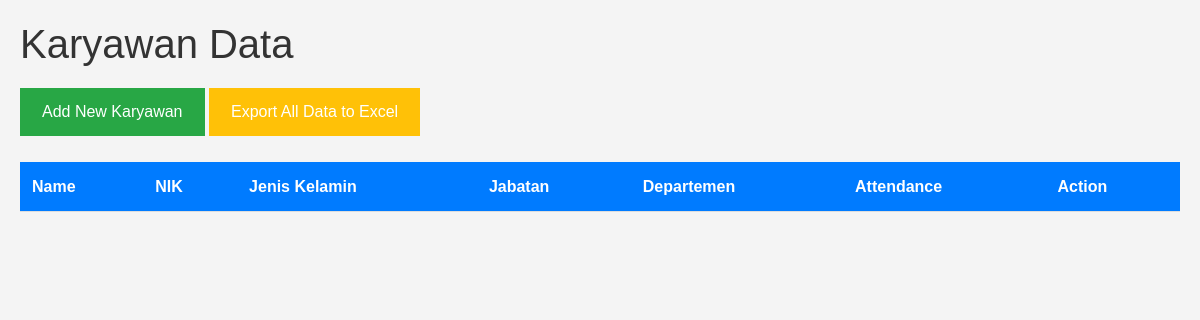
The page /karyawan on the database as committed earlier.
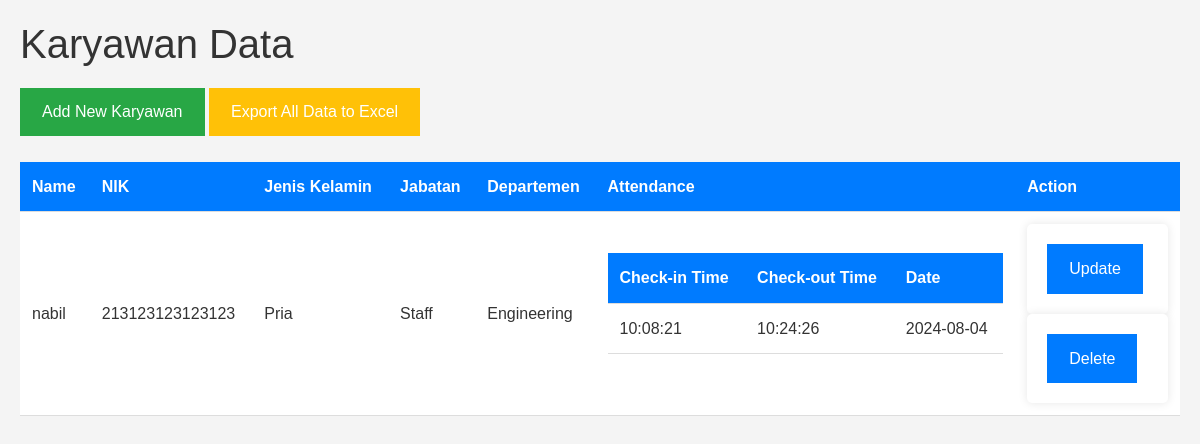
The same page on the database as committed later.
### tables this page shows
CREATE TABLE karyawan (
                id INTEGER PRIMARY KEY AUTOINCREMENT,
                name TEXT NOT NULL,
                nik TEXT NOT NULL,
                jenis_kelamin TEXT NOT NULL,
                jabatan TEXT NOT NULL,
                departemen TEXT NOT NULL
            );

### app.py (the view)
@app.route('/karyawan')
def karyawan():
    karyawan_conn = get_karyawan_db_connection()
    karyawan_data = karyawan_conn.execute('SELECT * FROM karyawan').fetchall()
    karyawan_conn.close()
    attendance_conn = get_attendance_db_connection()
    attendance_data = attendance_conn.execute('SELECT * FROM attendance').fetchall()
    attendance_conn.close()
    combined_data = []
    for karyawan in karyawan_data:
        attendances = [att for att in attendance_data if att['name'] == karyawan['name']]
        combined_data.append({
            'karyawan': karyawan,
            'attendances': attendances
        })
    return render_template('karyawan.html', combined_data=combined_data)

### app.py (called while the page is built)
def get_karyawan_db_connection():
    conn = sqlite3.connect('karyawan.db')
    conn.row_factory = sqlite3.Row
    return conn

def get_attendance_db_connection():
    conn = sqlite3.connect('attendance.db')
    conn.row_factory = sqlite3.Row
    return conn

### templates/karyawan.html (shortened to what this page needs)
<!DOCTYPE html>
<html lang="en">
<head>
    <link href="https://cdn.jsdelivr.net/npm/bootstrap@5.3.1/dist/css/bootstrap.min.css" rel="stylesheet">
</head>
<body>
    <h1>Karyawan Data</h1>
    <a href="{{ url_for('add_karyawan') }}" class="btn btn-add">Add New Karyawan</a>
    <a href="{{ url_for('export_all') }}" class="btn btn-export">Export All Data to Excel</a>
    <br><br>
    <table>
        <thead>
            <tr>
                <th>Name</th>
                <th>NIK</th>
                <th>Jenis Kelamin</th>
                <th>Jabatan</th>
                <th>Departemen</th>
                <th>Attendance</th>
                <th>Action</th>
            </tr>
        </thead>
        <tbody>
            {% for item in combined_data %}
            <tr>
                <td>{{ item.karyawan['name'] }}</td>
                <td>{{ item.karyawan['nik'] }}</td>
                <td>{{ item.karyawan['jenis_kelamin'] }}</td>
                <td>{{ item.karyawan['jabatan'] }}</td>
                <td>{{ item.karyawan['departemen'] }}</td>
                <td>
                    <table>
                        <thead>
                            <tr>
                                <th>Check-in Time</th>
                                <th>Check-out Time</th>
                                <th>Date</th>
                            </tr>
                        </thead>
                        <tbody>
                            {% for att in item.attendances %}
                            <tr>
                                <td>{{ att['checkin_time'] }}</td>
                                <td>{{ att['checkout_time'] }}</td>
                                <td>{{ att['date'] }}</td>
                            </tr>
                            {% endfor %}
                        </tbody>
                    </table>
                </td>
                <td>
                    <form action="{{ url_for('edit_karyawan', name=item.karyawan['name']) }}" method="post">
                        <button type="submit">Update</button>
                    </form>
                    <form action="{{ url_for('delete_karyawan', name=item.karyawan['name']) }}" method="post">
                        <button type="submit">Delete</button>
                    </form>
                </td>
            </tr>
            {% endfor %}
        </tbody>
    </table>
</body>
</html>

### templates/karyawan.html (style rules this page uses)
* { margin: 0; padding: 0; box-sizing: border-box; }
body { font-family: Arial, sans-serif; line-height: 1.6; background-color: #f4f4f4; color: #333; padding: 20px; }
h1 { color: #333; margin-bottom: 20px; }
a { color: #007bff; text-decoration: none; }
table { width: 100%; border-collapse: collapse; margin-bottom: 20px; background: #fff; }
th, td { padding: 12px; text-align: left; border-bottom: 1px solid #ddd; }
th { background-color: #007bff; color: white; }
form { background: #fff; padding: 20px; border-radius: 5px; box-shadow: 0 0 10px rgba(0, 0, 0, 0.1); max-width: 600px; margin: 0 auto; }
button, .btn { background-color: #007bff; color: white; border: 2px solid #007bff; padding: 10px 20px; border-radius: 0; cursor: pointer; font-size: 16px; text-align: center; display: inline-block; text-decoration: none; transition: background-color 0.3s ease, border-color 0.3s ease; }
.btn-add { background-color: #28a745; border-color: #28a745; }
.btn-export { background-color: #ffc107; border-color: #ffc107; }

Rows that differ between the two databases and show on the page:
added karyawan: karyawan.name "nabil", karyawan.nik "213123123123123", karyawan.jenis_kelamin "Pria", karyawan.jabatan "Staff", karyawan.departemen "Engineering"
Other text that changed with them:
new list line: "Check-in Time Check-out Time Date 10:08:21 10:24:26 2024-08-04 Update Delete"
